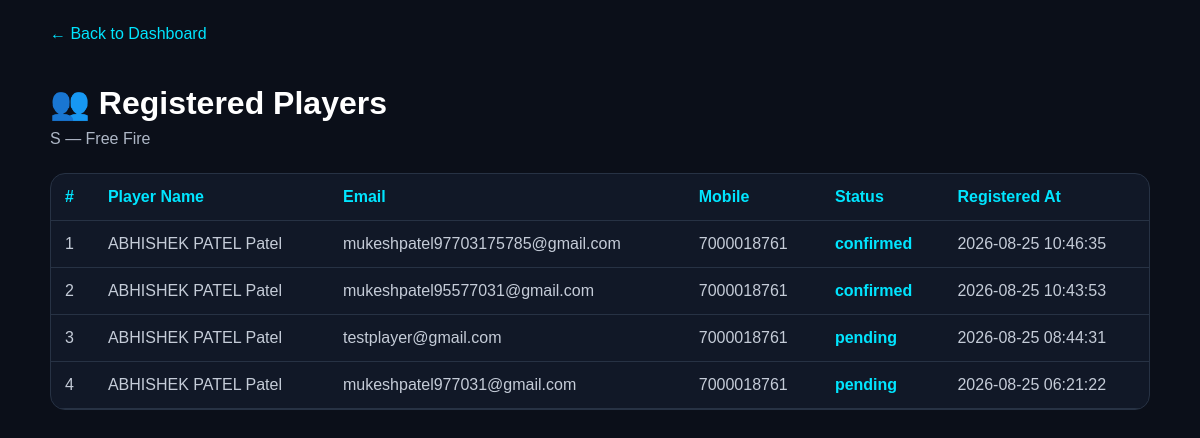
/admin/tournament/1/players (signed in), run on the app's committed database.
### tables this page shows
CREATE TABLE tournaments (
            id INTEGER PRIMARY KEY AUTOINCREMENT,
            name TEXT NOT NULL,
            game_name TEXT NOT NULL,
            tournament_date TEXT NOT NULL,
            tournament_time TEXT NOT NULL,
            entry_fee REAL DEFAULT 0,
            prize_pool REAL DEFAULT 0,
            max_players INTEGER,
            rules TEXT,
            room_id TEXT,
            room_password TEXT,
            room_visible_at TEXT,
            status TEXT DEFAULT 'upcoming',
            created_at TIMESTAMP DEFAULT CURRENT_TIMESTAMP
        );

CREATE TABLE registrations (
            id INTEGER PRIMARY KEY AUTOINCREMENT,
            player_id INTEGER NOT NULL,
            tournament_id INTEGER NOT NULL,
            registration_status TEXT DEFAULT 'pending',
            registered_at TIMESTAMP DEFAULT CURRENT_TIMESTAMP,
            FOREIGN KEY (player_id) REFERENCES players(id),
            FOREIGN KEY (tournament_id) REFERENCES tournaments(id),
            UNIQUE(player_id, tournament_id)
        );

CREATE TABLE players (
            id INTEGER PRIMARY KEY AUTOINCREMENT,
            name TEXT NOT NULL,
            email TEXT UNIQUE NOT NULL,
            password TEXT NOT NULL,
            phone TEXT,
            created_at TIMESTAMP DEFAULT CURRENT_TIMESTAMP
        );

### app.py (the view)
@app.route(
    "/admin/tournament/<int:tournament_id>/players"
)
def tournament_players(tournament_id):
    if not session.get("admin_logged_in"):
        return redirect("/admin/login")
    connection = get_connection()
    tournament = connection.execute(
        "SELECT * FROM tournaments WHERE id = ?",
        (tournament_id,)
    ).fetchone()
    players = connection.execute("""
        SELECT
            p.id,
            p.name,
            p.email,
            p.phone,
            r.registration_status,
            r.registered_at
        FROM registrations r
        JOIN players p
            ON r.player_id = p.id
        WHERE r.tournament_id = ?
        ORDER BY r.id DESC
    """, (
        tournament_id,
    )).fetchall()
    connection.close()
    if tournament is None:
        return "Tournament not found", 404
    return render_template(
        "tournament_players.html",
        tournament=tournament,
        players=players
    )

### database.py (called while the page is built)
def get_connection():
    connection = sqlite3.connect(DATABASE)
    connection.row_factory = sqlite3.Row
    return connection

### templates/tournament_players.html (shortened to what this page needs)
<!DOCTYPE html>
<html lang="en">
<head>
</head>
<body>
<div class="container">
    <a
        href="/admin"
        class="back"
    >
        ← Back to Dashboard
    </a>
    <h1>👥 Registered Players</h1>
    <div class="subtitle">
        {{ tournament["name"] }} —
        {{ tournament["game_name"] }}
    </div>
    <div class="table-box">
        <table>
            <thead>
                <tr>
                    <th>#</th>
                    <th>Player Name</th>
                    <th>Email</th>
                    <th>Mobile</th>
                    <th>Status</th>
                    <th>Registered At</th>
                </tr>
            </thead>
            <tbody>
                {% for player in players %}
                <tr>
                    <td>
                        {{ loop.index }}
                    </td>
                    <td>
                        {{ player["name"] }}
                    </td>
                    <td>
                        {{ player["email"] }}
                    </td>
                    <td>
                        {{ player["phone"] }}
                    </td>
                    <td class="status">
                        {{ player["registration_status"] }}
                    </td>
                    <td>
                        {{ player["registered_at"] }}
                    </td>
                </tr>
                {% else %}
                <tr>
                    <td colspan="6">
                        No players registered yet.
                    </td>
                </tr>
                {% endfor %}
            </tbody>
        </table>
    </div>
</div>
</body>
</html>

### templates/tournament_players.html (style rules this page uses)
* { box-sizing: border-box; font-family: Arial, sans-serif; }
body { margin: 0; padding: 25px 15px; background: #0b0f19; color: white; }
.container { max-width: 1100px; margin: auto; }
.back { color: #00e5ff; text-decoration: none; display: inline-block; margin-bottom: 20px; }
h1 { margin-bottom: 8px; }
.subtitle { color: #aeb7c6; margin-bottom: 25px; }
.table-box { overflow-x: auto; background: #111827; border: 1px solid #273244; border-radius: 15px; }
table { width: 100%; min-width: 750px; border-collapse: collapse; }
th, td { padding: 14px; text-align: left; border-bottom: 1px solid #273244; }
th { color: #00e5ff; }
td { color: #c5ccd8; }
.status { color: #00e5ff; font-weight: bold; }

### data on the page
tournaments: name "S", game_name "Free Fire"
registrations: name "ABHISHEK PATEL Patel", email "mukeshpatel97703175785@gmail.com", phone "7000018761", registration_status "confirmed", registered_at "2026-08-25 10:46:35"
registrations: name "ABHISHEK PATEL Patel", email "mukeshpatel95577031@gmail.com", phone "7000018761", registration_status "confirmed", registered_at "2026-08-25 10:43:53"
registrations: name "ABHISHEK PATEL Patel", email "testplayer@gmail.com", phone "7000018761", registration_status "pending", registered_at "2026-08-25 08:44:31"
registrations: name "ABHISHEK PATEL Patel", email "mukeshpatel977031@gmail.com", phone "7000018761", registration_status "pending", registered_at "2026-08-25 06:21:22"
